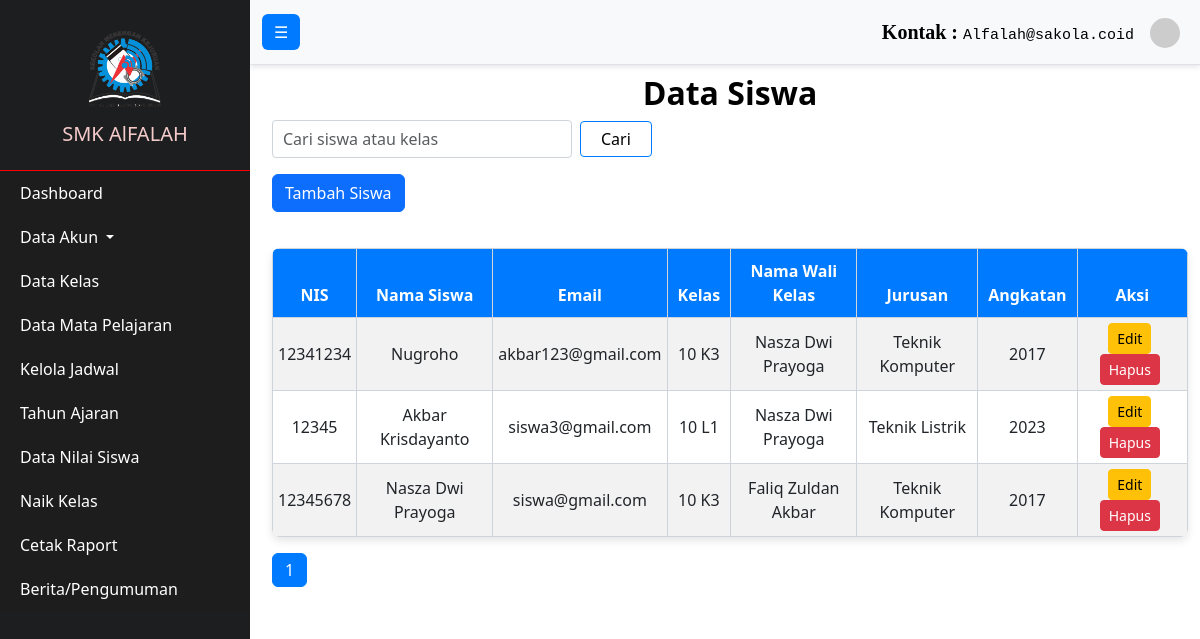
/Admin/dataSiswa.php, run on an earlier commit of the app's database.
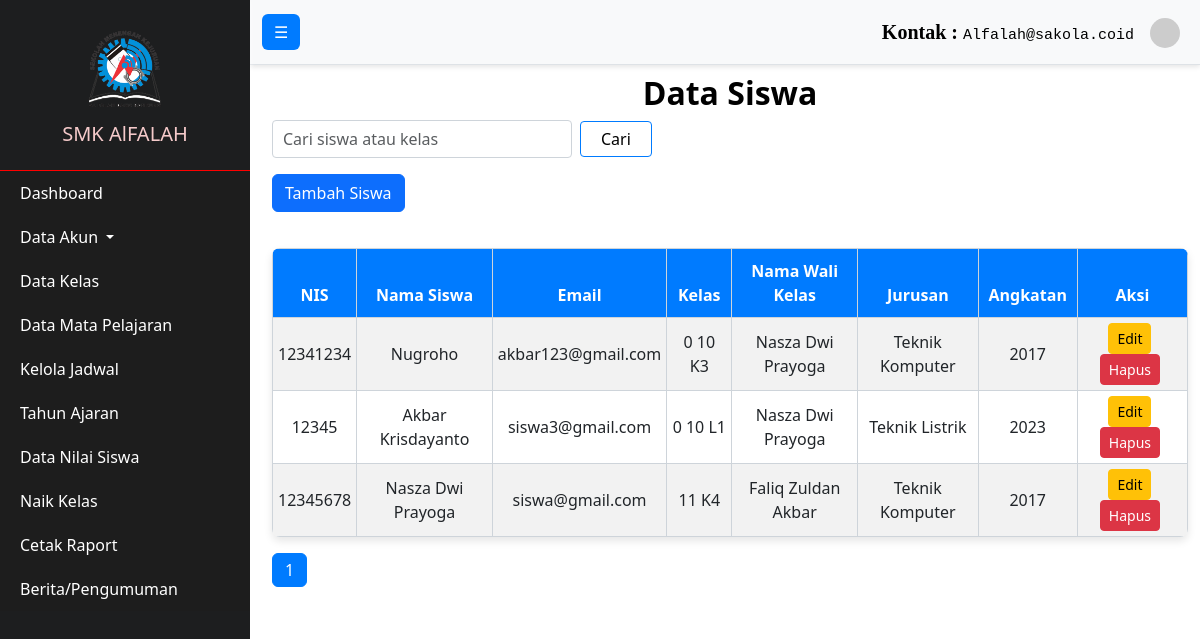
And on a later commit of the database.
### tables this page shows
CREATE TABLE `siswa` (
  `nis` varchar(50) NOT NULL,
  `password` varchar(255) NOT NULL,
  `nama_siswa` varchar(100) NOT NULL,
  `email` varchar(100) NOT NULL,
  `id_kelas` int(11) DEFAULT NULL,
  `nama_wali_kelas` varchar(100) DEFAULT NULL,
  `angkatan` varchar(10) DEFAULT NULL,
  `id_jurusan` int(3) NOT NULL,
  `foto_profil` varchar(255) NOT NULL
);

CREATE TABLE `kelas` (
  `id_kelas` int(11) NOT NULL,
  `jenjang` int(2) NOT NULL,
  `nama_kelas` varchar(100) NOT NULL,
  `id_jurusan` int(4) NOT NULL,
  `id_tahun_ajaran` int(11) NOT NULL
);

CREATE TABLE `jurusan` (
  `id_jurusan` int(3) NOT NULL,
  `nama_jurusan` varchar(50) NOT NULL
);

### Admin/dataSiswa.php (the view, shortened to what this page needs)
<?php
include '../db.php';
$limit = 15;
$page_siswa = isset($_GET['page_siswa']) ? $_GET['page_siswa'] : 1;
$offset_siswa = ($page_siswa - 1) * $limit;
$search = isset($_GET['search']) ? $_GET['search'] : '';
$total_siswa_query = "SELECT COUNT(*) AS total FROM siswa
                       JOIN kelas ON siswa.id_kelas = kelas.id_kelas
                       JOIN jurusan ON siswa.id_jurusan = jurusan.id_jurusan
                       WHERE siswa.nama_siswa LIKE '%$search%' OR kelas.nama_kelas LIKE '%$search%'";
$total_siswa_result = $conn->query($total_siswa_query);
$total_siswa = $total_siswa_result->fetch_assoc()['total'];
$total_pages_siswa = ceil($total_siswa / $limit);
$sql_siswa = "SELECT siswa.nis, siswa.nama_siswa, siswa.email, kelas.nama_kelas, kelas.jenjang, siswa.nama_wali_kelas, jurusan.nama_jurusan, siswa.angkatan
              FROM siswa
              JOIN kelas ON siswa.id_kelas = kelas.id_kelas
              JOIN jurusan ON siswa.id_jurusan = jurusan.id_jurusan
              WHERE siswa.nama_siswa LIKE '%$search%' OR kelas.nama_kelas LIKE '%$search%' OR kelas.jenjang LIKE '%$search%'
              LIMIT $limit OFFSET $offset_siswa";
$result_siswa = $conn->query($sql_siswa);
?>
<!DOCTYPE html>
<html lang="id">
<head>
    <link rel="stylesheet" href="https://maxcdn.bootstrapcdn.com/bootstrap/4.5.2/css/bootstrap.min.css">
    <link rel="stylesheet" href="..\css\jadwal.css">
</head>
<body>
    <?php include '../navbar/navAdmin.php'; ?>
    <div class="container mt-4">
        <h2>Data Siswa</h2>
        <form class="form-inline mb-3" method="GET" action="">
            <input type="text" name="search" class="form-control mr-2" placeholder="Cari siswa atau kelas" value="<?php echo htmlspecialchars($search); ?>">
            <button type="submit" class="btn btn-primary">Cari</button>
        </form>
        <a href="tambahSiswa.php" class="btn btn-primary mb-3">Tambah Siswa</a>
        <table class="table table-striped">
            <thead>
                <tr>
                    <th>NIS</th>
                    <th>Nama Siswa</th>
                    <th>Email</th>
                    <th>Kelas</th>
                    <th>Nama Wali Kelas</th>
                    <th>Jurusan</th>
                    <th>Angkatan</th>
                    <th>Aksi</th>
                </tr>
            </thead>
            <tbody>
                <?php
                if ($result_siswa->num_rows > 0) {
                    while ($row = $result_siswa->fetch_assoc()) {
                        echo "<tr>
                                <td>" . htmlspecialchars($row['nis']) . "</td>
                                <td>" . htmlspecialchars($row['nama_siswa']) . "</td>
                                <td>" . htmlspecialchars($row['email']) . "</td>
                                <td>" . htmlspecialchars($row['jenjang']) . ' ' . htmlspecialchars($row['nama_kelas']) . "</td>
                                <td>" . htmlspecialchars($row['nama_wali_kelas']) . "</td>
                                <td>" . htmlspecialchars($row['nama_jurusan']) . "</td>
                                <td>" . htmlspecialchars($row['angkatan']) . "</td>
                                <td>
                                    <a href='editSiswa.php?nis=" . $row['nis'] . "' class='btn btn-warning btn-sm'>Edit</a>
                                    <a href='hapusSiswa.php?nis=" . $row['nis'] . "' class='btn btn-danger btn-sm' onclick=\"return confirm('Apakah Anda yakin ingin menghapus data ini?');\">Hapus</a>
                                </td>
                            </tr>";
                    }
                } else {
                    echo "<tr><td colspan='8'>Data Siswa Tidak Tersedia.</td></tr>";
                }
                ?>
            </tbody>
        </table>
        <nav>
            <ul class="pagination">
                <?php for ($i = 1; $i <= $total_pages_siswa; $i++) { ?>
                    <li class="page-item <?php if ($i == $page_siswa) echo 'active'; ?>">
                        <a class="page-link" href="?page_siswa=<?php echo $i; ?>&search=<?php echo urlencode($search); ?>"><?php echo $i; ?></a>
                    </li>
                <?php } ?>
            </ul>
        </nav>
    </div>
</body>
</html>

What changed in the data, as far as the page shows it:
changed through a linked row, siswa "Nugroho": id_kelas.jenjang (not shown) → "0"
changed through a linked row, siswa "Akbar Krisdayanto": id_kelas.jenjang (not shown) → "0"
changed siswa "siswa@gmail.com": id_kelas.jenjang (not shown) → "11"; id_kelas.nama_kelas "10 K3" → "K4"
